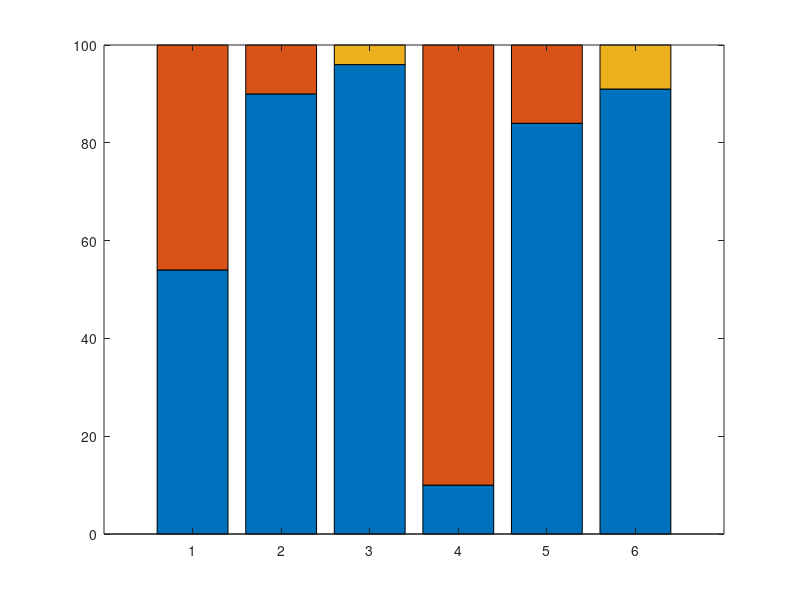

MATLAB code to generate this figure: (Note: this script raises an error after producing the figure.)

% sfig 2c
a1= [54,46,0];  % CF random
a2= [90,10,0];  
a3= [96,0,4];  
a4= [10,90,0];   % PF random syn-o vs syn-r
a5= [84,16,0];  % nsyn-o vs nsyn-r
a6= [91,0,9];   % syn-r vs nsyn-r

colors = [255,255,255; 100,100,100; 200,200,200]/255;
f3f=figure('Position', [100 100 400 600]);
h= bar([a1;a2;a3;a4;a5;a6], 'stacked');
for i = 1:numel(h)
    h(i).FaceColor = colors(i,:);
end
ylim([0,120]);
set(gcf,'color','w');
set(gca,'FontSize',22);
legend({'Obs = Rand', 'Obs < Rand', 'Obs > Rand'}, 'Location', 'north','Orientation', 'horizontal');
ylabel('#Trials');
xticks(1:6);
xticklabels({'Syn-o vs Syn-r', 'Nsyn-o vs Nsyn-r', 'Syn-r vs Nsyn-r', 'Syn-o vs Syn-r', 'Nsyn-o vs Nsyn-r', 'Syn-r vs Nsyn-r'})
save_figure(f3f, 'sfig2c','svg');


% sfig 2e
a1= [63,37,0];  % CF random
a2= [87,13,0];  
a3= [86,0,14];  
a4= [45,55,0];   % PF random syn-o vs syn-r
a5= [48,52,0];  % nsyn-o vs nsyn-r
a6= [92,0,8];   % syn-r vs nsyn-r

colors = [255,255,255; 100,100,100; 200,200,200]/255;
f3f=figure('Position', [100 100 400 600]);
h= bar([a1;a2;a3;a4;a5;a6], 'stacked');
for i = 1:numel(h)
    h(i).FaceColor = colors(i,:);
end
ylim([0,120]);
set(gcf,'color','w');
set(gca,'FontSize',22);
legend({'Obs = Rand', 'Obs < Rand', 'Obs > Rand'}, 'Location', 'north','Orientation', 'horizontal');
ylabel('#Trials');
xticks(1:6);
xticklabels({'IN1-o vs IN1-r', 'IN2-o vs IN2-r', 'IN1-r vs IN2-r', 'IN1-o vs IN1-r', 'IN2-o vs IN2-r', 'IN1-r vs IN2-r'})
save_figure(f3f, 'sfig2e','svg');
